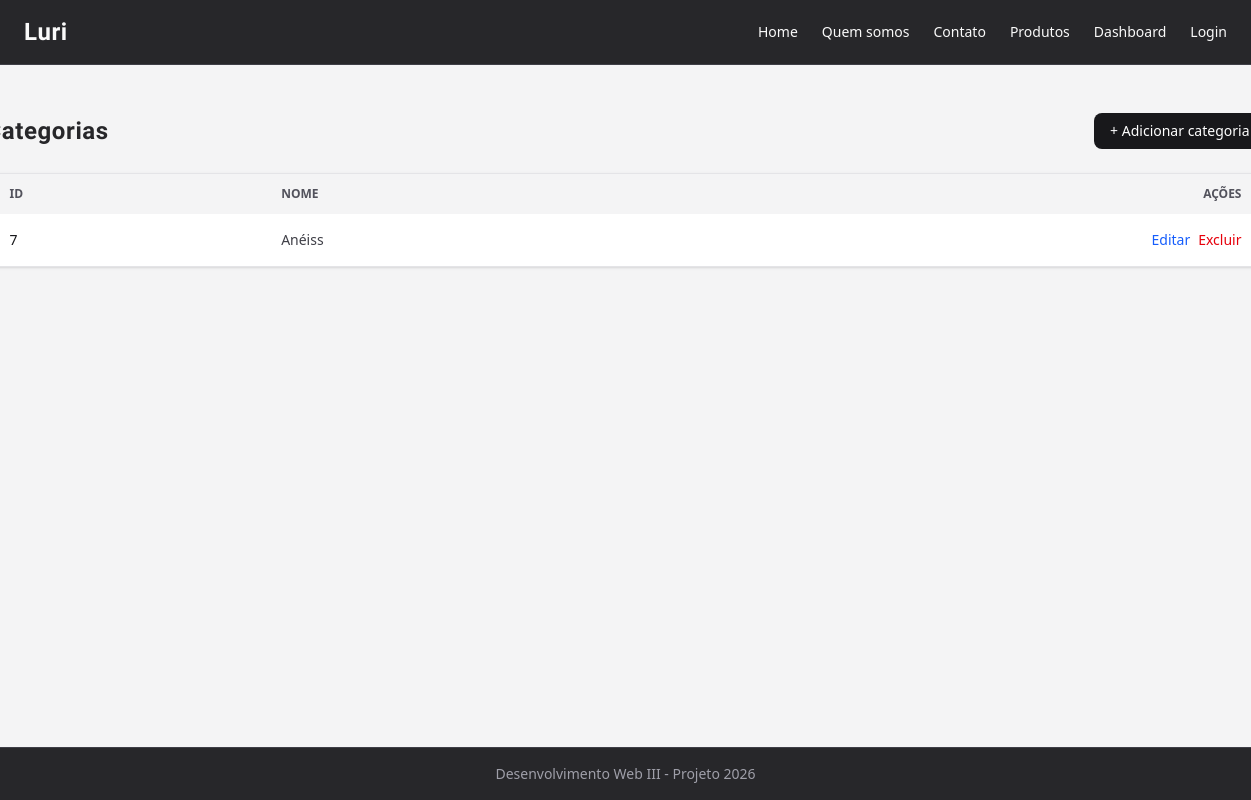
The page /categoria on the database as committed earlier.
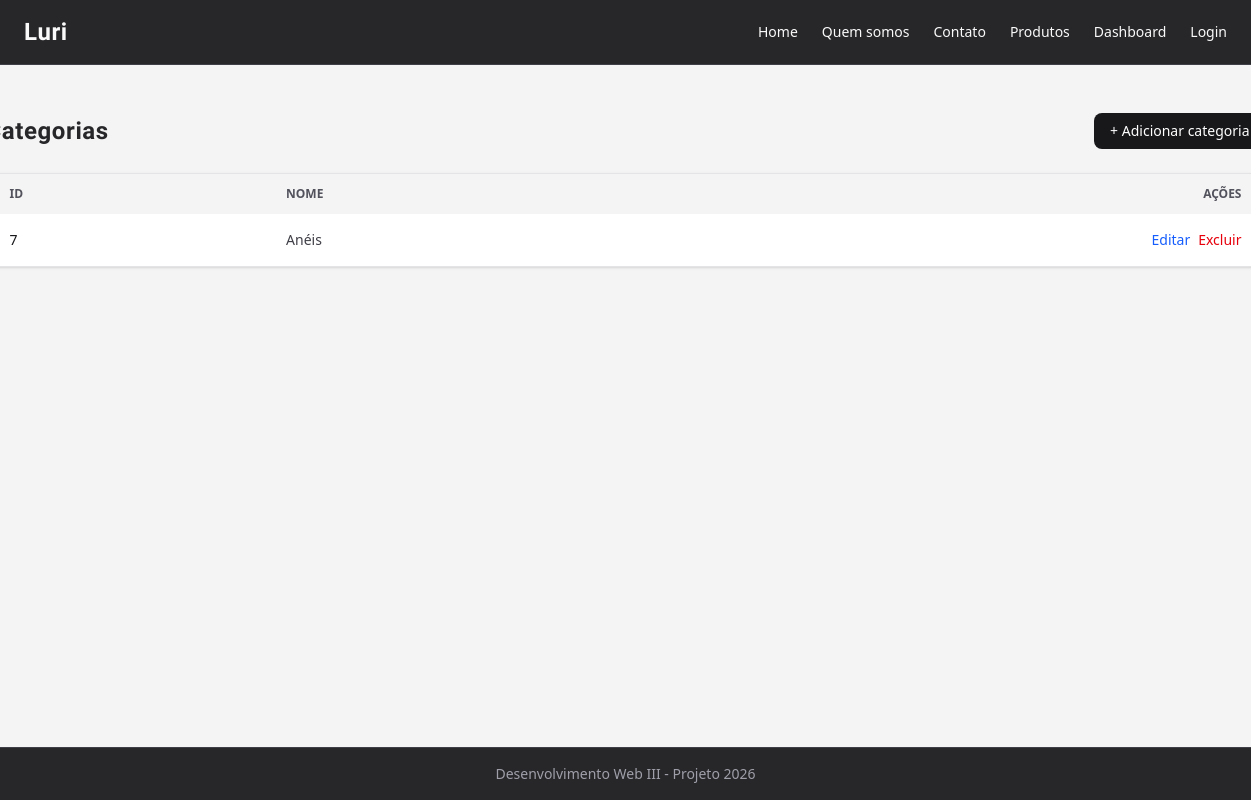
The same page on the database as committed later.
### app/models.py (models this page shows, shortened)
class Categoria(models.Model):
    nome= models.CharField(max_length=100)

### app/views.py (the view)
# urls.py: path('categoria', views.listarCategoria, name='categoria'),
def listarCategoria(request):
    _categorias=Categoria.objects.all().values()
    return render(request, 'categoria/categoria.html', {'categorias':_categorias})

### app/templates/categoria/categoria.html (shortened to what this page needs)
{% extends 'template.html' %}
{% block conteudo %}
<section class="section mx-auto py-12 px-4">
    <div class="w-7xl flex items-center justify-between mb-6">
        <h1 class="text-2xl font-semibold text-zinc-800">Categorias</h1>
        <a href="{% url 'addcategoria' %}" class="bg-zinc-900 text-white px-4 py-2 rounded-lg text-sm hover:bg-zinc-700 transition">+ Adicionar categoria</a>
    </div>
    <div class="overflow-x-auto bg-white rounded-xl shadow-sm border border-zinc-200">
        <table class="w-7xl text-sm text-left text-zinc-700">
            <thead class="bg-zinc-100 text-xs uppercase text-zinc-600">
                <tr>
                    <th class="px-6 py-3">ID</th>
                    <th class="px-6 py-3">Nome</th>
                    <th class="px-6 py-3 text-right">Ações</th>
                </tr>
            </thead>
            <tbody class="divide-y divide-zinc-200">
                {% for cat in categorias %}
                    <tr class="hover:bg-zinc-50 transition">
                        <td class="px-6 py-4 font-medium text-zinc-900">{{ cat.id }}</td>
                        <td class="px-6 py-4">{{ cat.nome }}</td>
                        <td class="px-6 py-4 text-right">
                            <div class="flex justify-end gap-2">
                                <a href="{% url 'editcategoria' cat.id %}" class="text-blue-600 hover:underline text-sm">Editar</a>
                                <a href="{% url 'modal' classe='categoria' objeto=cat.nome acao='del'  id=cat.id %}" class="text-red-600 hover:underline text-sm">Excluir</a>
                            </div>
                        </td>
                    </tr>
                {% empty %}
                    <tr>
                        <td colspan="3" class="px-6 py-6 text-center text-zinc-500">Nenhuma categoria cadastrada.</td>
                    </tr>
                {% endfor %}
            </tbody>
        </table>
    </div>
</section>
{% endblock %}

Rows that differ between the two databases and show on the page:
changed Categoria id 7: nome "Anéiss" → "Anéis"
